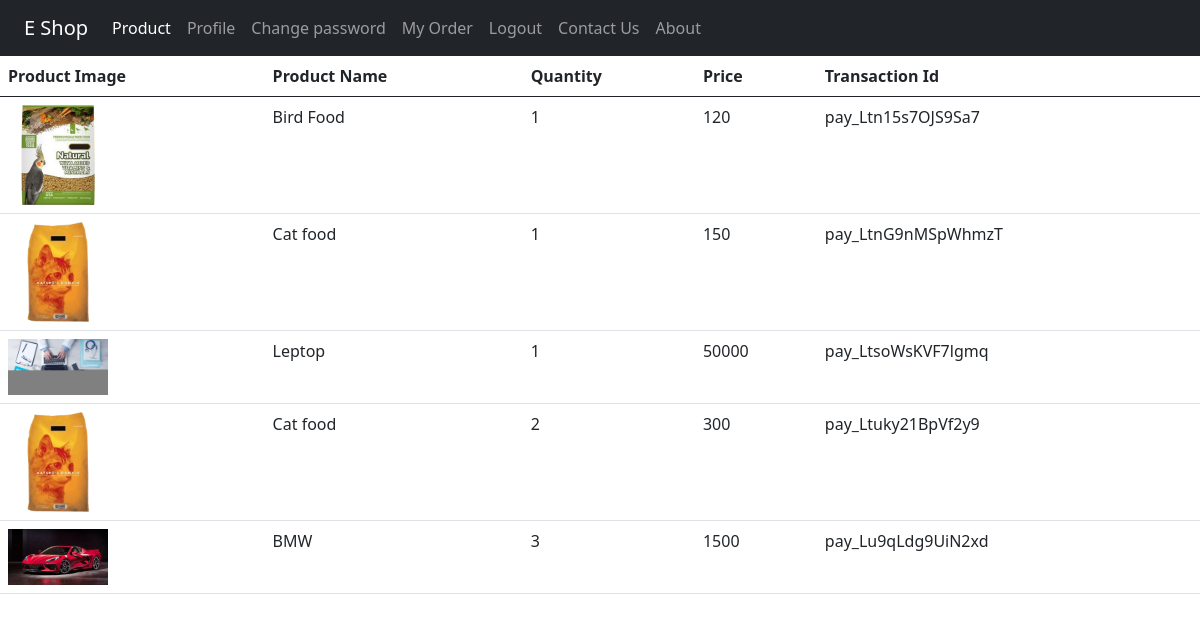
Page /myorder/ (signed in) on the committed database.
### app1/models.py (models this page shows, shortened)
class Ordermodel(models.Model):
    productid=models.CharField(max_length=200)
    productqty=models.CharField(max_length=200)
    userId = models.CharField(max_length=200)
    userName = models.CharField(max_length=200)
    userEmail = models.EmailField()
    userContact = models.IntegerField()
    address = models.CharField(max_length=200)
    orderAmount = models.IntegerField()
    paymentMethod = models.CharField(max_length=200)
    transactionId = models.CharField(max_length=200)
    orderDate = models.DateTimeField(auto_created=True,auto_now=True)

class Product(models.Model):
    category=models.ForeignKey(Category,on_delete=models.CASCADE)
    name = models.CharField(max_length=200)
    img=models.ImageField(upload_to='product')
    price = models.IntegerField()
    description = models.TextField()
    quantity=models.IntegerField()

### app1/views.py (the view)
# urls.py: path('myorder/',myOrder,name='myOrder1'),
def myOrder(request):
    if 'email' in request.session:
        a=request.session['email']
        data=Ordermodel.objects.filter(userEmail=a)
        data_list = []
        for i in data:
            data2 = Product.objects.get(id = i.productid)
            data_list.append({'data1':i,'data2':data2})
        return render(request,'myorder.html',{'data':data_list,'a':a})
    else:
        return  redirect('login1')

### app1/templates/myorder.html (shortened to what this page needs)
{% extends 'common.html' %}
{% block content %}
{% load static %}
<!DOCTYPE html>
<html lang="en">
<head>
    <link href="https://cdn.jsdelivr.net/npm/bootstrap@5.0.2/dist/css/bootstrap.min.css" rel="stylesheet">
</head>
<body>
    <table class="table">
        <thead>
          <tr>
            <th scope="col">Product Image</th>
            <th scope="col">Product Name</th>
            <th scope="col">Quantity</th>
            <th scope="col">Price</th>
            <th scope="col">Transaction Id</th>
          </tr>
        </thead>
        <tbody>
            {% for i in data %}
          <tr>
            <td><img src="{{ i.data2.img.url }}" alt="{{ i.data2.img }}" width="100"></td>
            <td>{{i.data2.name}}</td>
            <td>{{i.data1.productqty}}</td>
            <td>{{i.data1.orderAmount}}</td>
            <td>{{i.data1.transactionId}}</td>
          </tr>
            {% endfor %}
        </tbody>
      </table>
</body>
</html>
{% endblock %}

### rows in the picture
Ordermodel: data2.img (picture), data2.name "Bird Food", data1.productqty "1", data1.orderAmount "120", data1.transactionId "pay_Ltn15s7OJS9Sa7"
Ordermodel: data2.img (picture), data2.name "Cat food", data1.productqty "1", data1.orderAmount "150", data1.transactionId "pay_LtnG9nMSpWhmzT"
Ordermodel: data2.img (picture), data2.name "Leptop", data1.productqty "1", data1.orderAmount "50000", data1.transactionId "pay_LtsoWsKVF7lgmq"
Ordermodel: data2.img (picture), data2.name "Cat food", data1.productqty "2", data1.orderAmount "300", data1.transactionId "pay_Ltuky21BpVf2y9"
Ordermodel: data2.img (picture), data2.name "BMW", data1.productqty "3", data1.orderAmount "1500", data1.transactionId "pay_Lu9qLdg9UiN2xd"
